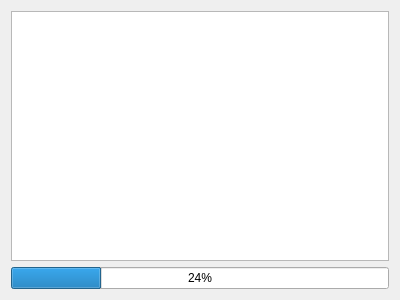
<?xml version="1.0" encoding="UTF-8"?>
<ui version="4.0">
 <class>initWordLibraryDialog</class>
 <widget class="QDialog" name="initWordLibraryDialog">
  <property name="geometry">
   <rect>
    <x>0</x>
    <y>0</y>
    <width>400</width>
    <height>300</height>
   </rect>
  </property>
  <property name="windowTitle">
   <string>InitWordLib</string>
  </property>
  <layout class="QVBoxLayout" name="verticalLayout">
   <item>
    <widget class="QPlainTextEdit" name="ProgressInfo_plainTextEdit"/>
   </item>
   <item>
    <widget class="QProgressBar" name="progressBar">
     <property name="value">
      <number>24</number>
     </property>
    </widget>
   </item>
  </layout>
 </widget>
 <resources/>
 <connections/>
</ui>
